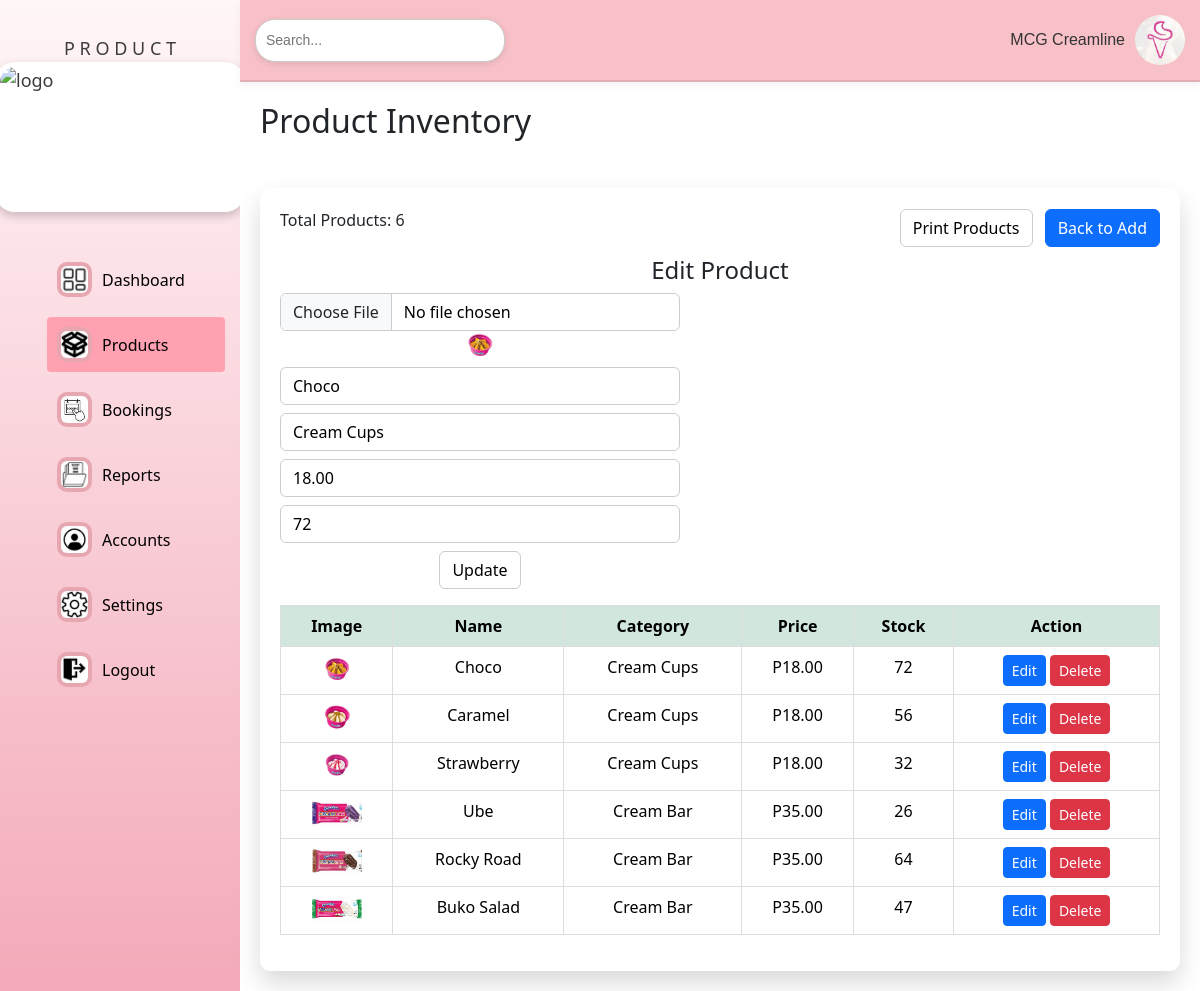
The app's page /Admin/products.php?edit=6 with its own data.
### tables this page shows
CREATE TABLE `products` (
  `id` int(11) NOT NULL,
  `product_name` varchar(255) DEFAULT NULL,
  `category` varchar(255) DEFAULT NULL,
  `price` decimal(10,2) DEFAULT NULL,
  `stock` int(11) DEFAULT NULL,
  `image` varchar(255) DEFAULT NULL
);

### Admin/products.php (the view, shortened to what this page needs)
<?php
require '../includes/db.php';
$editMode=false; $editData=['id'=>0,'product_name'=>'','category'=>'','price'=>0,'stock'=>0,'image'=>''];
if (isset($_GET['edit'])) {
    $stmt=$pdo->prepare("SELECT * FROM products WHERE id=?");
    $stmt->execute([intval($_GET['edit'])]);
    if($r=$stmt->fetch(PDO::FETCH_ASSOC)){$editMode=true; $editData=$r;}
}
?>
<!DOCTYPE html>
<html>
    <head>
            <link rel="stylesheet" href="styles/style.css">
            <link rel="stylesheet" href="../bootstrap/css/bootstrap.min.css">
            <link href="https://cdn.jsdelivr.net/npm/bootstrap@5.3.3/dist/css/bootstrap.min.css" rel ="stylesheet">
    </head>
    <body>
        <div class="dashboard">
            <div class="sidebar">
                <div class="heads"> P R O D U C T
                <img src="../images/wp.png" alt="logo">
            </div>
          <div class="sidebar2">
            <ul class="menu">
                <li>
                    <a href="index.php">
                        <img src="../images/dashboard.png" alt="dashboard">
                        <span style="padding-left: 10px;">Dashboard</span>
                    </a>
                </li>
                <li>
                    <a href="products.php" class="active">
                        <img src="../images/product.png" alt="products">
                        <span style="padding-left: 10px;">Products</span>
                    </a>
                </li>
                <li>
                    <a href="booking_table.php">
                        <img src="../images/book.jpg" alt="bookings">
                        <span style="padding-left: 10px;">Bookings</span>
                    </a>
                </li>
                <li>
                    <a href="reports.php">
                        <img src="../images/report.png" alt="reports">
                        <span style="padding-left: 10px;">Reports</span>
                    </a>
                </li>
                <li>
                    <a href="account.php">
                        <img src="../images/account.png" alt="accounts">
                        <span style="padding-left: 10px;">Accounts</span>
                    </a>
                </li>
                <li>
                    <a href="settings.php">
                        <img src="../images/settings.png" alt="settings">
                        <span style="padding-left: 10px;">Settings</span>
                    </a>
                </li>
                <li>
                    <a href="#" onclick="confirmLogout()">
                        <img src="../images/logout.png" alt="logout">
                        <span style="padding-left: 10px;">Logout</span>
                    </a>
                </li>
            </ul>  </div>
                </div>
            <div class="main-content">
                <div class="topbar">
                    <div class="search">
                        <input type="text" placeholder="Search...">
                    </div>
                    <div class="user-profile">
                        <span>MCG Creamline</span>
                        <img src="../images/ice.png" alt="User">
                    </div>
                </div>
                <h2 style="padding: 20px;" >Product Inventory</h2>
<div class="inventory-container">
  <div class="d-flex justify-content-between align-items-center mb-2">
    <div><?php $cnt=$pdo->query("SELECT COUNT(*) FROM products")->fetchColumn();?><p>Total Products: <span><?= $cnt ?></span></p></div>
    <div>
      <form method="POST" style="display:inline;">
        <button type="submit" name="print_products" class="btn btn-secondary me-2">Print Products</button>
      </form>
      <?php if($editMode): ?><a href="products.php" class="btn btn-primary">Back to Add</a>
      <?php else: ?><button id="showAddBtn" class="btn btn-primary">Add Product</button><?php endif; ?>
    </div>
  </div>
  <?php if($editMode): ?>
    <h4>Edit Product</h4><form method="POST" enctype="multipart/form-data" style="max-width:400px;">
      <div class="mb-2"><input type="file" name="image" class="form-control"><?php if($editData['image']):?><img src="<?= $editData['image'] ?>" width="50"><?php endif;?></div>
      <input type="text" name="productName" value="<?= htmlspecialchars($editData['product_name']) ?>" required class="form-control mb-2">
      <input type="text" name="category" value="<?= htmlspecialchars($editData['category']) ?>" required class="form-control mb-2">
      <input type="number" name="price" step="0.01" value="<?= $editData['price'] ?>" required class="form-control mb-2">
      <input type="number" name="stock" value="<?= $editData['stock'] ?>" required class="form-control mb-2">
      <button type="submit" name="update_product" class="btn btn-success">Update</button>
    </form>
  <?php endif; ?>
  <div id="printable">
    <table class="table mt-3">
        <thead class="table-success">
            <tr>
                <th>Image</th>
                <th>Name</th>
                <th>Category</th>
                <th>Price</th>
                <th>Stock</th>
                <th>Action</th>
            </tr>
        </thead>
        <tbody>
    <?php foreach($pdo->query("SELECT * FROM products ORDER BY id DESC") as $p){ echo "<tr>".
      "<td><img src='{$p['image']}' width='50'></td>".
      "<td>{$p['product_name']}</td>".
      "<td>{$p['category']}</td>".
      "<td>P".number_format($p['price'],2)."</td>".
      "<td>{$p['stock']}</td>".
      "<td><a href='?edit={$p['id']}' class='btn btn-sm btn-primary'>Edit</a> " .
          "<a href='?delete={$p['id']}' class='btn btn-sm btn-danger' onclick=\"return confirm('Delete?');\">Delete</a></td>".
      "</tr>";} ?>
  </tbody></table></div>
</div></div></div>
</body></html>

### Admin/styles/style.css (style rules this page uses)
* { margin: 0; padding: 0; box-sizing: border-box; }
body { background-color: #ffffff; font-family: Cambria, Cochin, Georgia, Times, 'Times New Roman', serif; }
.dashboard { display: flex; height: 100vh; }
.sidebar { width: 20%; padding: 15px; background: linear-gradient(rgba(255, 245, 247, 0.9), rgba(236, 112, 138, 0.6)); color: #3c3c3c; }
.sidebar .heads { display: flex; flex-direction: column; align-items: center; justify-content: center; padding: 20px; font-size: 18px; }
.sidebar .heads img { width: 250px; height: 150px; margin-bottom: 20px; padding: 5px; background-color: #fff; border-radius: 20px; box-shadow: 0 4px 10px rgba(0, 0, 0, 0.2); transition: all 0.3s ease; }
.sidebar .menu { list-style: none; }
.sidebar .menu li { margin-bottom: 10px; }
.sidebar .menu li a { color: black; text-decoration: none; display: flex; align-items: center; padding: 10px; border-radius: 4px; }
.sidebar .menu li a img { width: 35px; height: 35px; padding: 4px; background-color: rgb(231, 167, 177); border-radius: 10px; }
.sidebar .menu li a.active { background-color: rgb(255, 161, 177); }
.topbar { display: flex; justify-content: space-between; align-items: center; padding: 15px; background-color: #f8c1c8; font-family: 'Verdana', Geneva, Tahoma, sans-serif; font-size: 16px; color: #333; border-bottom: 2px solid #e0aeb4; box-shadow: 0 4px 8px rgba(0, 0, 0, 0.05); transition: background-color 0.3s ease-in-out; }
.topbar .search input { padding: 10px; border: 1px solid #cccccc; border-radius: 20px; background-color: #fff; font-size: 14px; width: 250px; box-shadow: 0 2px 6px rgba(0, 0, 0, 0.1); transition: width 0.3s ease-in-out; }
.topbar .user-profile { display: flex; align-items: center; }
.topbar .user-profile img { margin-left: 10px; border-radius: 25px; width: 50px; height: 50px; }
.main-content { display: flex; flex-direction: column; flex: 1; background-color: #ffffff; }
.inventory-container, .report-container { background-color: white; padding: 20px; margin: 20px; border-radius: 10px; height: 100vh; box-shadow: 0 12px 24px rgba(0, 0, 0, 0.15); overflow-y: auto; text-align: center; transition: transform 0.3s ease, box-shadow 0.3s ease; }
table { width: 100%; border-collapse: collapse; text-align: center; margin: 0 auto; }
table th, table td { padding: 12px; border: 1px solid #ddd; }
table th { background-color: #4CAF50; color: white; }
body.light-mode input, body.light-mode select, body.light-mode button { background-color: #fff; color: #000; border: 1px solid #ccc; }

### records on screen
products: image (picture), productName "Choco", category "Cream Cups", price "18.00", stock "72", product_name "Choco"
products: image (picture), product_name "Caramel", category "Cream Cups", price "18.00", stock "56"
products: image (picture), product_name "Strawberry", category "Cream Cups", price "18.00", stock "32"
products: image (picture), product_name "Ube", category "Cream Bar", price "35.00", stock "26"
products: image (picture), product_name "Rocky Road", category "Cream Bar", price "35.00", stock "64"
products: image (picture), product_name "Buko Salad", category "Cream Bar", price "35.00", stock "47"

### other values on screen
$cnt "6"
